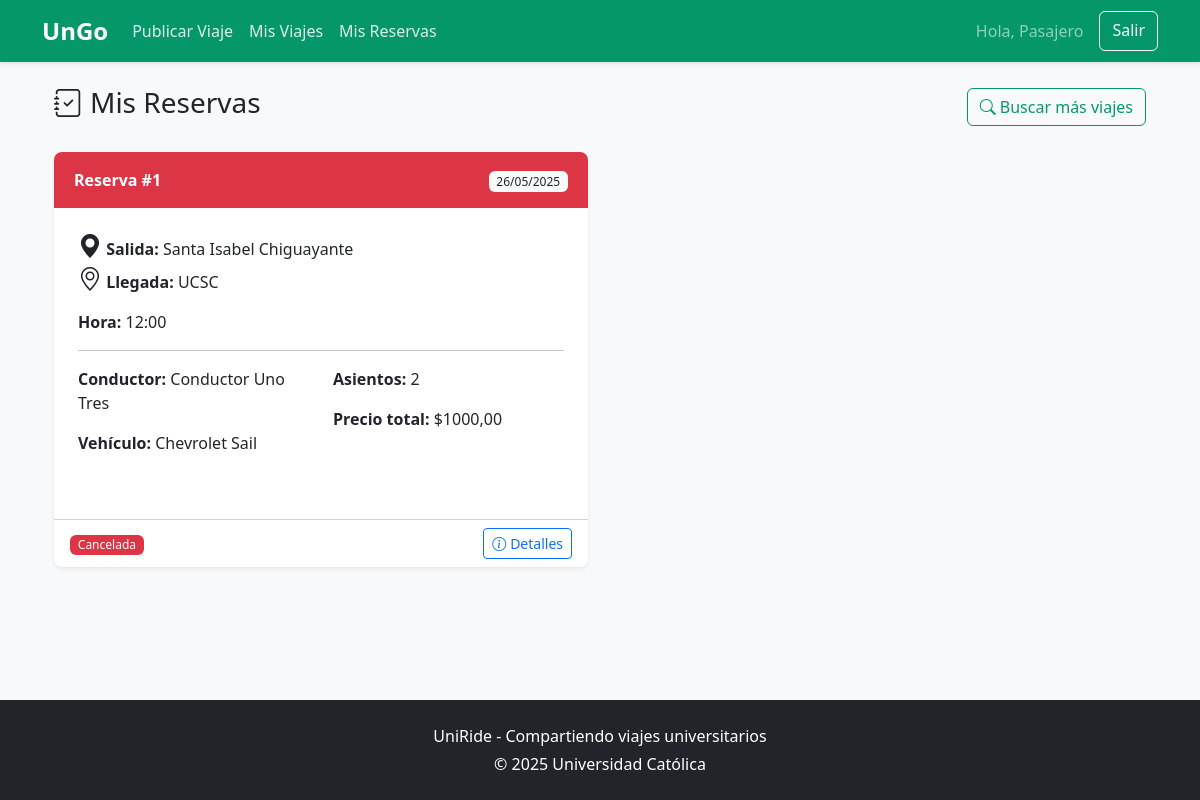
Screenshot of /mis-reservas/ (signed in) with the database file from the repository.
### core/models.py (models this page shows, shortened)
class Usuario(AbstractUser):
    TIPO_USUARIO_CHOICES = [
        ('conductor', 'Conductor'),
        ('pasajero', 'Pasajero'),
    ]
    tipo_usuario = models.CharField(max_length=10, choices=TIPO_USUARIO_CHOICES, default='pasajero')
    telefono = models.CharField(max_length=15, blank=True, null=True)
    universidad = models.CharField(max_length=100, blank=True, null=True)
    calificacion = models.FloatField(
        validators=[MinValueValidator(0.0), MaxValueValidator(5.0)],
        default=5.0
    )

class Reserva(models.Model):
    ESTADO_CHOICES = [
        ('pendiente', 'Pendiente'),
        ('confirmada', 'Confirmada'),
        ('cancelada', 'Cancelada'),
        ('completada', 'Completada'),
    ]
    viaje = models.ForeignKey(Viaje, on_delete=models.CASCADE, related_name='reservas')
    pasajero = models.ForeignKey(Usuario, on_delete=models.CASCADE, related_name='reservas_pasajero')
    asientos_reservados = models.PositiveIntegerField(default=1)
    estado = models.CharField(max_length=10, choices=ESTADO_CHOICES, default='pendiente')
    creado_en = models.DateTimeField(auto_now_add=True)

class Viaje(models.Model):
    conductor = models.ForeignKey(Usuario, on_delete=models.CASCADE, related_name='viajes_conductor')
    vehiculo = models.ForeignKey(Vehiculo, on_delete=models.CASCADE, related_name='viajes')
    origen = models.CharField(max_length=255)
    destino = models.CharField(max_length=255)
    fecha_hora_salida = models.DateTimeField()
    asientos_disponibles = models.PositiveIntegerField()
    precio_por_pasajero = models.DecimalField(max_digits=10, decimal_places=2)
    descripcion = models.TextField(blank=True, null=True)
    activo = models.BooleanField(default=True)
    creado_en = models.DateTimeField(auto_now_add=True)

class Vehiculo(models.Model):
    conductor = models.ForeignKey(Usuario, on_delete=models.CASCADE, related_name='vehiculos')
    marca = models.CharField(max_length=50)
    modelo = models.CharField(max_length=50)
    año = models.PositiveIntegerField()
    patente = models.CharField(max_length=10, unique=True)
    color = models.CharField(max_length=30)
    asientos_disponibles = models.PositiveIntegerField(default=1)

### core/views.py (the view)
# urls.py: path('mis-reservas/', views.mis_reservas, name='mis_reservas'),
@login_required
def mis_reservas(request):
    reservas = Reserva.objects.filter(pasajero=request.user).order_by('-creado_en')
    return render(request, 'core/mis_reservas.html', {'reservas': reservas})

### core/templates/core/mis_reservas.html (shortened to what this page needs)
{% extends 'core/base.html' %}
{% block content %}
<div class="container">
    <div class="d-flex justify-content-between align-items-center mb-4">
        <h2><i class="bi bi-journal-check me-2"></i>Mis Reservas</h2>
        <div>
            <a href="{% url 'inicio' %}" class="btn btn-outline-ucsc">
                <i class="bi bi-search me-1"></i>Buscar más viajes
            </a>
        </div>
    </div>
    {% if reservas %}
    <div class="row">
        {% for reserva in reservas %}
        <div class="col-md-6 mb-4">
            <div class="card h-100 shadow-sm">
                <div class="card-header d-flex justify-content-between align-items-center {% if reserva.estado == 'confirmada' %}bg-success text-white{% elif reserva.estado == 'cancelada' %}bg-danger text-white{% elif reserva.estado == 'completada' %}bg-secondary text-white{% else %}bg-warning text-dark{% endif %}">
                    <div>
                        <strong>Reserva #{{ reserva.id }}</strong>
                    </div>
                    <div>
                        <span class="badge bg-light text-dark">
                            {{ reserva.viaje.fecha_hora_salida|date:"d/m/Y" }}
                        </span>
                    </div>
                </div>
                <div class="card-body">
                    <div class="row mb-3">
                        <div class="col-11">
                            <p class="mb-1"><strong><i class="bi bi-geo-alt-fill h4 text-ucsc"></i> Salida:</strong> {{ reserva.viaje.origen }}</p>
                            <p class="mb-3"><strong><i class="bi bi-geo-alt h4 text-ucsc"></i> Llegada:</strong> {{ reserva.viaje.destino }}</p>
                            <p class="mb-0"><strong>Hora:</strong> {{ reserva.viaje.fecha_hora_salida|date:"H:i" }}</p>
                        </div>
                    </div>
                    <hr>
                    <div class="row">
                        <div class="col-md-6">
                            <p><strong>Conductor:</strong> {{ reserva.viaje.conductor.get_full_name }}</p>
                            <p><strong>Vehículo:</strong> {{ reserva.viaje.vehiculo.marca }} {{ reserva.viaje.vehiculo.modelo }}</p>
                        </div>
                        <div class="col-md-6">
                            <p><strong>Asientos:</strong> {{ reserva.asientos_reservados }}</p>
                            <p><strong>Precio total:</strong> ${{ reserva.viaje.precio_por_pasajero|floatformat:2 }}</p>
                        </div>
                    </div>
                </div>
                <div class="card-footer bg-transparent">
                    <div class="d-flex justify-content-between align-items-center">
                        <div>
                            {% if reserva.estado == 'pendiente' %}
                                <span class="badge bg-warning text-dark">Pendiente de confirmación</span>
                            {% elif reserva.estado == 'confirmada' %}
                                <span class="badge bg-success">Confirmada</span>
                            {% elif reserva.estado == 'cancelada' %}
                                <span class="badge bg-danger">Cancelada</span>
                            {% else %}
                                <span class="badge bg-secondary">Completada</span>
                            {% endif %}
                        </div>
                        <div class="btn-group">
                            <button type="button" class="btn btn-sm btn-outline-primary" data-bs-toggle="modal" data-bs-target="#detallesModal{{ reserva.id }}">
                                <i class="bi bi-info-circle me-1"></i>Detalles
                            </button>
                        </div>
                    </div>
                </div>
            </div>
        </div>
        {% endfor %}
    </div>
    {% endif %}
</div>
{% endblock %}

### core/templates/core/base.html (shortened to what this page needs)
<!DOCTYPE html>
{% load static %}
<html lang="es">
<head>
    <link href="https://cdn.jsdelivr.net/npm/bootstrap@5.3.0/dist/css/bootstrap.min.css" rel="stylesheet">
    <link rel="stylesheet" href="{% static 'core/styles.css' %}">
    <link href="https://cdn.jsdelivr.net/npm/bootstrap@5.3.0/dist/css/bootstrap.min.css" rel="stylesheet">
    <link rel="stylesheet" href="https://cdn.jsdelivr.net/npm/bootstrap-icons@1.10.0/font/bootstrap-icons.css">
    <link rel="stylesheet" href="{% static 'core/styles.css' %}">
</head>
<body>
    <nav class="navbar navbar-expand-lg navbar-dark bg-ucsc">
        <div class="container">
            <a class="navbar-brand" href="{% url 'inicio' %}">UnGo</a>
            <div class="collapse navbar-collapse">
                <ul class="navbar-nav me-auto">
                    {% if user.is_authenticated %}
                        <li class="nav-item">
                            <a class="nav-link" href="{% url 'publicar_viaje' %}">Publicar Viaje</a>
                        </li>
                        <li class="nav-item">
                            <a class="nav-link" href="{% url 'mis_viajes' %}">Mis Viajes</a>
                        </li>
                        <li class="nav-item">
                            <a class="nav-link" href="{% url 'mis_reservas' %}">Mis Reservas</a>
                        </li>
                    {% endif %}
                </ul>
                <div class="d-flex">
                    {% if user.is_authenticated %}
                        <span class="navbar-text me-3">Hola, {{ user.first_name }}</span>
                        <a href="{% url 'logout' %}" class="btn btn-outline-light">Salir</a>
                    {% else %}
                        <a href="{% url 'login' %}" class="btn btn-outline-light me-2">Ingresar</a>
                        <a href="{% url 'registro' %}" class="btn btn-light">Registrarse</a>
                    {% endif %}
                </div>
            </div>
        </div>
    </nav>
    <main class="container my-4">
        {% block content %}{% endblock %}
    </main>
    <footer class="bg-dark text-white py-4 mt-5">
        <div class="container text-center">
            <p>UniRide - Compartiendo viajes universitarios</p>
            <p class="mb-0">© {% now "Y" %} Universidad Católica</p>
        </div>
    </footer>
</body>
</html>

### core/static/core/styles.css (style rules this page uses)
:root { --ucsc-blue: #05976a; --ucsc-dark-blue: #046a4b; --ucsc-light: #f8f9fa; --ucsc-light-gray: #e9ecef; --ucsc-text: #212529; }
h2 { font-size: 28px; }
.bg-ucsc { background-color: var(--ucsc-blue); }
.navbar-brand { font-weight: bold; }
body { font-family: 'Segoe UI', Tahoma, Geneva, Verdana, sans-serif; color: var(--ucsc-text); background-color: var(--ucsc-light); min-height: 100vh; display: flex; flex-direction: column; }
.container { flex: 1; }
.navbar { background-color: var(--ucsc-blue) !important; box-shadow: 0 2px 4px rgba(0, 0, 0, 0.1); }
.navbar-brand { font-weight: 700; font-size: 1.5rem; }
.navbar-nav .nav-link { color: rgba(255, 255, 255, 0.85); padding: 0.5rem 1rem; transition: color 0.3s; }
.card { border: none; border-radius: 0.5rem; box-shadow: 0 0.125rem 0.25rem rgba(0, 0, 0, 0.075); transition: transform 0.3s, box-shadow 0.3s; margin-bottom: 1.5rem; }
.card-header { border-bottom: none; border-radius: 0.5rem 0.5rem 0 0 !important; padding: 1rem 1.25rem; }
.card-body { padding: 1.5rem; }
.btn-outline-ucsc { border-color: var(--ucsc-blue); color: var(--ucsc-blue); }
.badge { font-weight: 500; padding: 0.35em 0.65em; }
footer { background-color: var(--ucsc-dark-blue); color: white; padding: 1.5rem 0; margin-top: 3rem; }
footer p { margin-bottom: 0.25rem; }

### rows the page displays
Usuario: first_name "Pasajero"
Reserva: id "1", viaje.fecha_hora_salida "26/05/2025", viaje.origen "Santa Isabel Chiguayante", viaje.destino "UCSC", viaje.fecha_hora_salida "12:00", viaje.conductor.get_full_name "Conductor Uno Tres", viaje.vehiculo.marca "Chevrolet", viaje.vehiculo.modelo "Sail", asientos_reservados "2", viaje.precio_por_pasajero "1000,00", estado "Cancelada"
